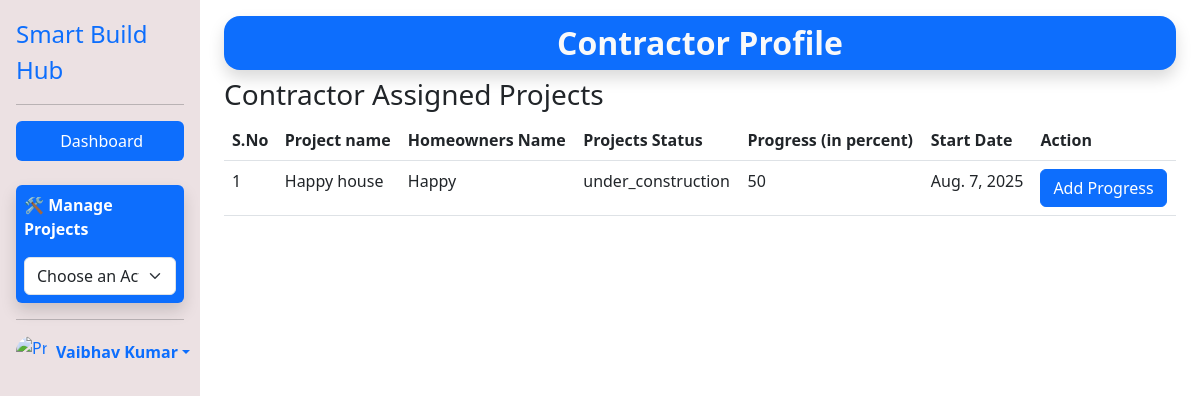
The page /contractorapp/assignedproject/ (signed in) on the database its author committed.
### mainapp/models.py (models this page shows)
class userinfo(models.Model):
    name=models.CharField(max_length=100)
    email=models.EmailField(max_length=100)
    contactno=models.CharField(max_length=15)
    address=models.TextField()
    picture=models.ImageField(upload_to='profiles',blank=True)
    bio=models.TextField()
    login=models.OneToOneField(loginInfo,on_delete=models.CASCADE)

### homeownerapp/models.py (models this page shows, shortened)
class Project(models.Model):
    projectname = models.CharField(max_length=255)
    homeowner = models.ForeignKey(userinfo,on_delete=models.CASCADE,related_name='project_homeowner')
    contractor = models.ForeignKey(userinfo,on_delete=models.SET_NULL,null=True, blank=True,related_name='project_contractor')
    start_date = models.DateField(null=True, blank=True)
    end_date = models.DateField(null=True, blank=True)
    duration = models.IntegerField(help_text="Estimated number of days", null=True, blank=True)
    budget = models.DecimalField(max_digits=12, decimal_places=2)
    progress = models.PositiveIntegerField(default=0, help_text="Completion percentage")
    location = models.CharField(max_length=255, blank=True)
    status = models.CharField(
        max_length=50,
        choices=[
            ('planned', 'Planned'),
            ('designing_phase', 'Designing Phase'),
            ('awaiting_approval', 'Awaiting Approval'),
            ('under_construction', 'Under Construction'),
            ('delayed', 'Delayed'),
            ('completed', 'Completed'),
            ('cancelled', 'Cancelled'),
        ],
        default='planned'
    )
    plot_size = models.CharField(max_length=50, blank=True)
    HOUSE_TYPES = [
        ('duplex', 'Duplex'),
        ('bungalow', 'Bungalow'),
        ('villa', 'Villa'),
        ('independent_floor', 'Independent Floor'),
        ('flat', 'Modern Flat'),
    ]
    house_type = models.CharField(max_length=50, choices=HOUSE_TYPES, blank=True)
    num_floors = models.CharField(max_length=10, blank=True)
    basement = models.CharField(max_length=10, choices=[('yes', 'Yes'), ('no', 'No')], blank=True)
    PARKING_CHOICES = [
        ('yes', 'Yes'),
        ('no', 'No'),
        ('covered', 'Covered Parking'),
        ('open', 'Open Parking')
    ]
    parking_required = models.CharField(max_length=20, choices=PARKING_CHOICES, blank=True)
    bedrooms = models.CharField(max_length=10, choices=[
        ('1bhk', '1 BHK'),
        ('2bhk', '2 BHK'),
        ('3bhk', '3 BHK'),
        ('4+', '4+ BHK')
    ], blank=True)
    bathrooms = models.CharField(max_length=10, blank=True)
    kitchen_each_floor = models.CharField(max_length=10, choices=[('yes', 'Yes'), ('no', 'No')], blank=True)
    additional_rooms = models.JSONField(blank=True, null=True)
    outdoor_areas = models.JSONField(blank=True, null=True)
    MATERIAL_CHOICES = [
        ('bricks', 'Red Bricks'),
        ('aac', 'AAC Blocks'),
        ('fly_ash', 'Fly Ash Bricks'),
        ('concrete', 'Concrete Blocks'),
        ('not_sure', 'Not Sure')
    ]
    preferred_material = models.CharField(max_length=50, choices=MATERIAL_CHOICES, blank=True)
    STYLE_CHOICES = [
        ('modern', 'Modern'),
        ('traditional', 'Traditional'),
        ('contemporary', 'Contemporary'),
        ('minimalist', 'Minimalist'),
        ('not_decided', 'Not Decided')
    ]
    construction_style = models.CharField(max_length=50, choices=STYLE_CHOICES, blank=True)
    solar_panel = models.BooleanField(default=False)
    design_reference = models.URLField(blank=True, null=True)
    special_requirements = models.TextField(blank=True)
    created_at = models.DateTimeField(auto_now_add=True)
    updated_at = models.DateTimeField(auto_now=True)

### contractorapp/views.py (the view)
# urls.py: path('assignedproject/',views.assignedproject,name='assignedproject'),
def assignedproject(request):
    if not 'contractorid' in request.session:
        messages.error(request,"You are not logged In")
        return redirect('login')
    contractorid = request.session.get('contractorid')
    contractor = userinfo.objects.filter(email=contractorid).first()
    project=Project.objects.filter(contractor=contractor)
    context = {
        'name':contractor.name,
        'contractorid':contractorid,
        'project':project
    }
    return render(request, 'assignedproject.html',context)

### contractorapp/templates/assignedproject.html (shortened to what this page needs)
{% extends 'contractorbase.html' %}
{% block main %}
<h3>Contractor Assigned Projects</h3>
{% if project %}
<table class="table">
    <tr>
        <th>S.No</th>
        <th>Project name</th>
        <th>Homeowners Name</th>
        <th>Projects Status</th>
        <th>Progress (in percent)</th>
        <th>Start Date</th>
        <th>Action</th>
    </tr>
    {% for p in project %}
    <tr>
        <td>{{ forloop.counter }}</td>
        <td>{{ p.projectname }}</td>
        <td>{{ p.homeowner.name }}</td>
        <td>{{ p.status }}</td>
        <td>{{ p.progress }}</td>
        <td>{{ p.start_date }}</td>
        <td>
            <a href="{% url 'addprogress' id=p.id %}" class="btn btn-primary">Add Progress</a>
        </td>
    </tr>
    {% endfor %}
</table>
{% else %}
<p class="text-center mt-4">No Projects Are Assigned</p>
{% endif %}
{% endblock %}

### contractorapp/templates/contractorbase.html (shortened to what this page needs)
<!DOCTYPE html>
<html lang="en">
<head>
    <link href="https://cdn.jsdelivr.net/npm/bootstrap@5.3.0/dist/css/bootstrap.min.css" rel="stylesheet">
</head>
<body>
    <div class="container-fluid">
        <div class="row">
            <div class="col-md-3 col-lg-2 sidebar p-0">
                <div class="d-flex flex-column flex-shrink-0 p-3">
                    <a href="/" class="d-flex align-items-center mb-3 mb-md-0 me-md-auto text-decoration-none">
                        <span class="fs-4">Smart Build Hub</span>
                    </a>
                    <hr>
                    <ul class="nav nav-pills flex-column mb-auto">
                        <li class="nav-item">
                            <a href="#" class="nav-link active" aria-current="page">
                                <svg class="bi me-2" width="16" height="16">
                                    <use xlink:href="#home" />
                                </svg>
                                Dashboard
                            </a>
                        </li>
                        <li class="mt-4 bg-primary shadow border-3 p-2 rounded">
                            <label for="project-nav" class="form-label text-white fw-bold">🛠 Manage Projects</label>
                            <select id="project-nav" class="form-select mt-2"
                                onchange="if(this.value) window.location.href=this.value;">
                                <option selected disabled>Choose an Action</option>
                            </select>
                        </li>
                    </ul>
                    <hr>
                    <div class="dropdown">
                        <a href="#" class="d-flex align-items-center text-decoration-none dropdown-toggle"
                            id="dropdownUser1" data-bs-toggle="dropdown" aria-expanded="false">
                            <img src="https://storage.googleapis.com/workspace-0f70711f-8b4e-4d94-86f1-2a93ccde5887/image/d51fd5f3-47b6-4ebd-ad51-c94b3076a668.png"
                                alt="Profile picture of contractor" width="32" height="32" class="rounded-circle me-2">
                            <strong>{{name}}</strong>
                        </a>
                    </div>
                </div>
            </div>
            <div class="col-md-9 col-lg-10 ms-sm-auto px-4">
                <div class="row">
                    <div class="col-sm-12 text-center mt-3">
                        <h2 class="bg-primary rounded-4 shadow radius text-light p-2"><b>Contractor Profile</b></h2>
                    </div>
                </div>
                {% block main %}{% endblock %}
            </div>
        </div>
    </div>
</body>
</html>

### contractorapp/templates/contractorbase.html (style rules this page uses)
.sidebar { background-color: #ece1e3; height: 100vh; position: sticky; top: 0; }

### rows shown on the page
userinfo: name "Vaibhav Kumar"
Project: projectname "Happy house", homeowner.name "Happy", status "under_construction", progress "50", start_date "Aug. 7, 2025"
